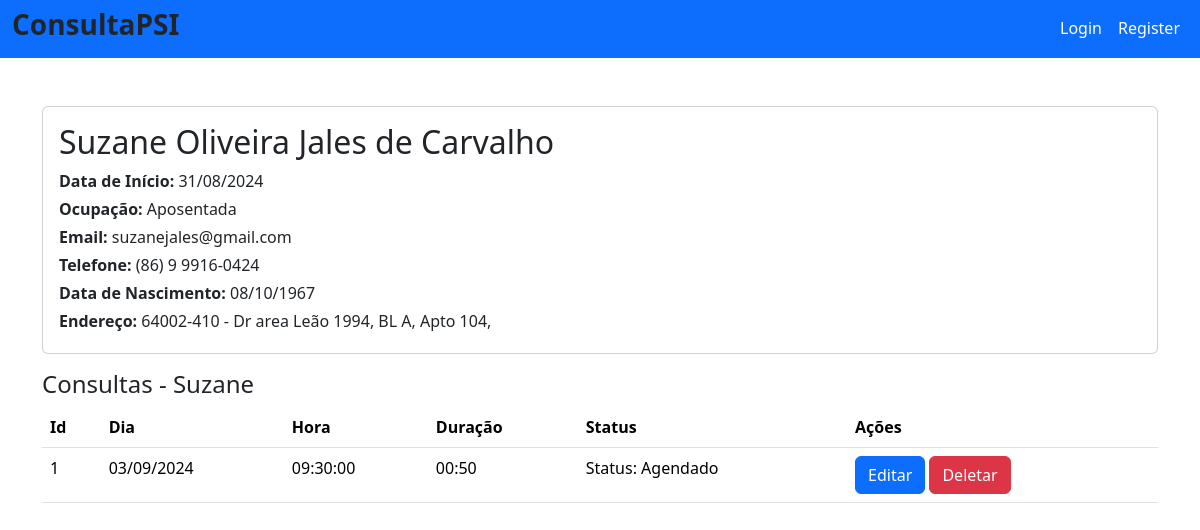
The page /pacientes/2 on the database as committed earlier.
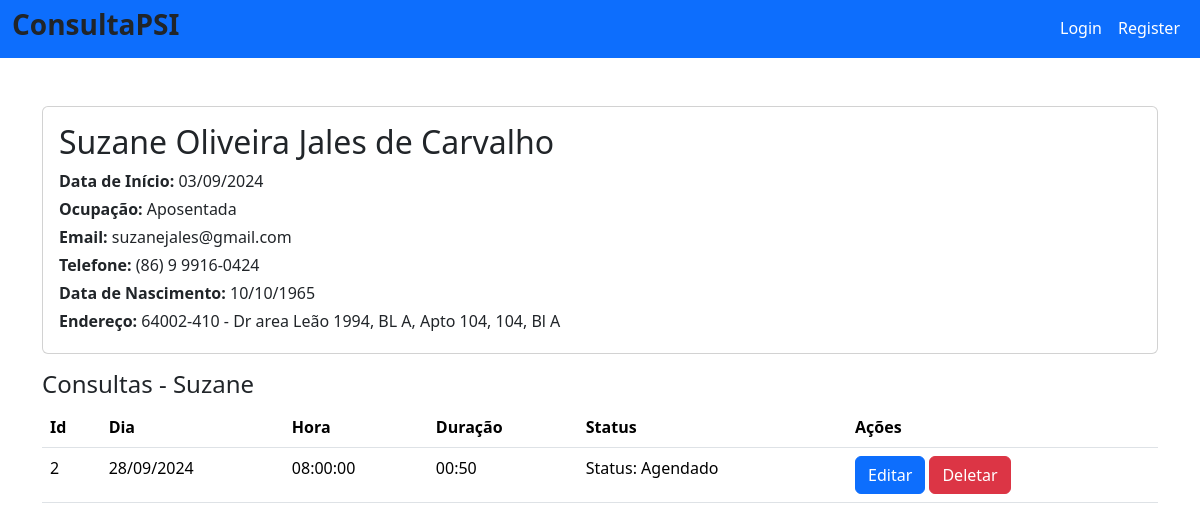
The same page on the database as committed later.
### database/models/paciente_model.py (models this page shows, shortened)
class Paciente(db.Model):
    __tablename__ = 'paciente'
    id = db.Column(db.Integer, primary_key=True, autoincrement=True)
    nome = db.Column(db.String(50), nullable=False)
    sobrenome = db.Column(db.String(150), nullable=False)
    cpf = db.Column(db.String(11), nullable=False, unique=True)
    nascimento = db.Column(db.Date, nullable=False)
    genero = db.Column(db.String(30), nullable=False)
    email = db.Column(db.String(50), nullable=False, unique=True)
    ocupacao = db.Column(db.String(50), nullable=False)
    cep = db.Column(db.String(8), nullable=False)
    endereco = db.Column(db.String(150), nullable=False)
    endereco_complemento = db.Column(db.String(150), nullable=False)
    fone = db.Column(db.String(15), nullable=False)
    datainicio = db.Column(db.Date, nullable=False)
    convenios_id = db.Column(db.Integer, db.ForeignKey('convenio.id'), nullable=True)

### database/models/consulta_model.py (models this page shows, shortened)
class Consulta(db.Model):
    __tablename__ = 'consulta'
    id = db.Column(db.Integer, primary_key=True, autoincrement=True)
    data_marcacao = db.Column('data_marcacao', db.String(50), nullable=False)
    data_consulta = db.Column('data_consulta', db.Date, nullable=False)
    hora_consulta = db.Column('hora_consulta', db.Time, nullable=False)
    duracao = db.Column('duracao', db.String(8), nullable=False, default="00:50:00")
    consulta_status_id = db.Column('consulta_status_id', db.Integer, db.ForeignKey('status_consulta.id'), nullable=False)
    convenios_id = db.Column('convenios_id', db.Integer, db.ForeignKey('convenio.id'), nullable=False)
    id_paciente = db.Column('id_paciente', db.Integer, db.ForeignKey('paciente.id'), nullable=False)
    psi_id = db.Column('psi_id', db.Integer, db.ForeignKey('user.id'), nullable=False)
    paciente = db.relationship('Paciente', backref='consultas')
    convenio = db.relationship('Convenio', backref='consultas')
    psi = db.relationship('User', backref='consultas')
    status = db.relationship('StatusConsulta', backref='consultas')
    transcricao = db.relationship('Transcricao', uselist=False, backref='consulta')

### database/models/status_consulta_model.py (models this page shows, shortened)
class StatusConsulta(db.Model):
    __tablename__ = 'status_consulta'
    id = db.Column(db.Integer, primary_key=True, autoincrement=True)
    status = db.Column(db.String(50), nullable=False)
    def __repr__(self):
        return f"Status: {self.status}"

### routes/pacientes.py (the view)
@blueprint_pacientes.route('/<int:id>', methods=['GET', 'POST'])
def pagina_paciente(id):
    paciente, error = PacienteService.get_paciente_by_id(id)
    consultas, error = ConsultaService.get_consulta_pacientes_por_id(id)
    if error:
        flash(error)
        return redirect('/pacientes/recovery')
    if request.method == 'GET':
        return render_template('pagina_pacientes.html', paciente=paciente, consultas=consultas)
    if request.method == 'POST':
        pass

### main.py (called while the page is built)
@app.template_filter('format_phone')
def format_phone(phone):
    return f"({phone[:2]}) {phone[2]} {phone[3:7]}-{phone[7:]}"

### service/consulta_service.py (called while the page is built)
    @staticmethod
    def get_consulta_pacientes_por_id(id_paciente):
        try:
            consultas = (
                db.session.query(Consulta)
                .join(Paciente)
                .filter(Consulta.id_paciente == id_paciente)
                .order_by(Consulta.id.desc())
                .all()
            )
            return consultas, None
        except Exception as e:
            return None, str(e)

### service/paciente_service.py (called while the page is built)
    @staticmethod
    def get_paciente_by_id(id):
        try:
            paciente = Paciente.query.get(id)
            if not paciente:
                return None, "Paciente não encontrado"
            return paciente, None
        except Exception as e:
            return None, str(e)

### templates/pagina_pacientes.html (shortened to what this page needs)
{% extends 'base.html' %}
{% block conteudo %}
<div class="card mb-3">
    <div class="card-body">
        <h2 class="card-title"> {{ paciente.nome }} {{ paciente.sobrenome }}</h2>
        <p class="mb-1"> <strong>Data de Início:</strong> {{ paciente.datainicio.strftime('%d/%m/%Y') }}</p>
        <p class="mb-1"> <strong>Ocupação:</strong> {{ paciente.ocupacao }}</p>
        <p class="mb-1"> <strong>Email:</strong> {{ paciente.email }}</p>
        <p class="mb-1"> <strong>Telefone:</strong> {{ paciente.fone | format_phone }}</p>
        <p class="mb-1"> <strong>Data de Nascimento:</strong> {{ paciente.nascimento.strftime('%d/%m/%Y') }}</p>
        <p class="mb-1"> <strong>Endereço:</strong> {{ paciente.cep }} - {{ paciente.endereco }}, {{ paciente.endereco_complemento }}</p>
    </div>
</div>
<h4>Consultas - {{ paciente.nome }}</h4>
<table class="table">
    <thead>
        <tr>
            <th scope="col">Id</th>
            <th scope="col">Dia</th>
            <th scope="col">Hora</th>
            <th scope="col">Duração</th>
            <th scope="col">Status</th>
            <th scope="col">Ações</th>
        </tr>
    </thead>
    <tbody>
        {% for consulta in consultas %}
        <tr>
            <td>{{ consulta.id }}</td>
            <td>{{ consulta.data_consulta.strftime('%d/%m/%Y') }}</td>
            <td>{{ consulta.hora_consulta }}</td>
            <td>{{ consulta.duracao }}</td>
            <td>{{ consulta.status }}</td>
            <td>
                <a type="button" class="btn btn-primary" href="/consultas/update/{{ consulta.id }}">Editar</a>
                <a type="button" class="btn btn-danger" href="/consultas/delete/{{ consulta.id }}">Deletar</a>
            </td>
        </tr>
        {% endfor %}
    </tbody>
</table>
{% endblock %}

### templates/base.html (shortened to what this page needs)
<!doctype html>
<html lang="pt-BR">
  <head>
    <link rel="stylesheet" href="{{ url_for('static', filename='css/bootstrap.min.css') }}">
  </head>
  <body>
    <nav class="navbar navbar-expand-lg navbar bg-primary"  data-bs-theme="dark">
        <div class="container-fluid">
            <ul class="navbar-nav">
              <li> <h3 class="fw-bold me-4">ConsultaPSI</h3>  </li>
            </ul>
              <ul class="navbar-nav ms-auto">
              {% if current_user.is_authenticated %}
                <li class="nav-item"><p class="nav-link active mb-0 h1"><b> {{current_user.nome}} {{current_user.sobrenome}}</b></p> </li>
                <li class="nav-item"><a class="nav-link active mb-0 h1" href="/logout">Logout</a> </li>
              {% else %}
                <li class="nav-item"><a class="nav-link active mb-0 h1" href="/login">Login</a> </li>
                <li class="nav-item"><a class="nav-link active mb-0 h1" href="/login/register">Register</a> </li>
              {% endif %}
              </ul>
        </div>
    </nav>
    <div class="container">
      <br>
      <br>
        {% block conteudo %}
        {% endblock %}
        <br>
        <br>
        <br>
        <br>
    </div>
  </body>

Rows that differ between the two databases and show on the page:
no longer on this page (row edited): Consulta: id "1", data_consulta "03/09/2024", hora_consulta "09:30:00", duracao "00:50", status "Status: Agendado"
changed Paciente "Suzane": datainicio "31/08/2024" → "03/09/2024"; nascimento "08/10/1967" → "10/10/1965"; endereco_complemento (not shown) → "104, Bl A"
added Consulta: id "2", data_consulta "28/09/2024", hora_consulta "08:00:00", duracao "00:50", status "Status: Agendado"
